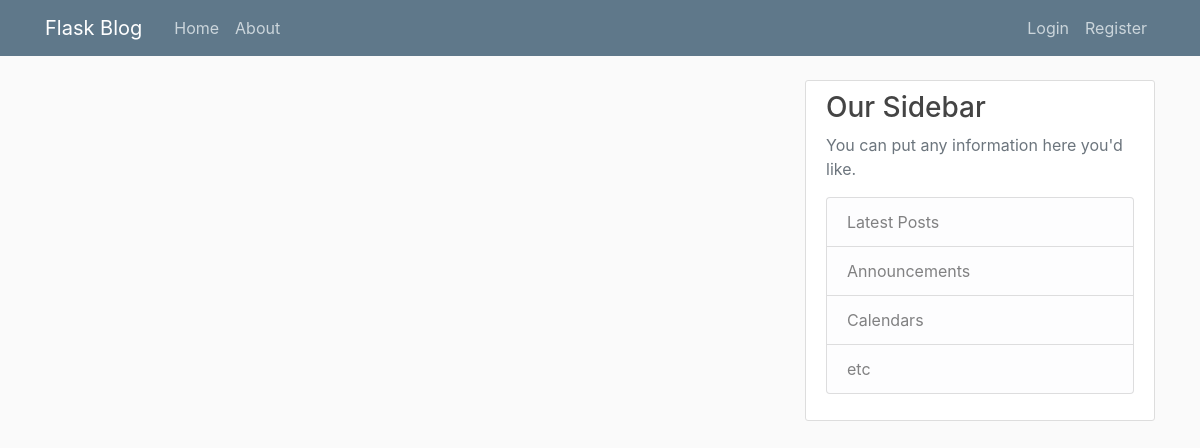
Page /home on the earlier database version.
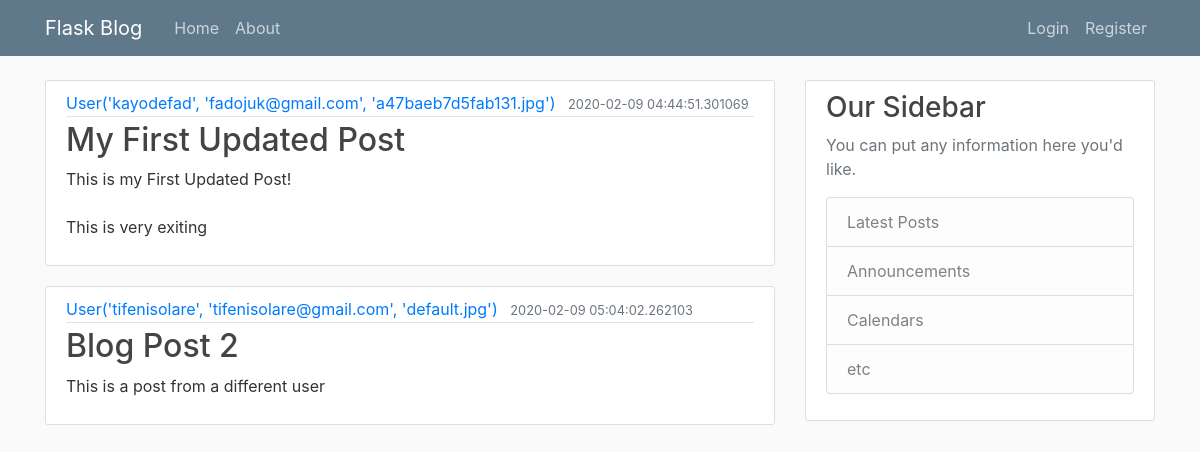
Same page on the later database version.
### vggblog/models.py (models this page shows, shortened)
class Post(db.Model):
  id = db.Column(db.Integer, primary_key=True)
  title = db.Column(db.String(100), nullable=False)
  date_posted = db.Column(db.DateTime, nullable=False, default=datetime.utcnow)
  content = db.Column(db.Text, nullable=False)
  user_id = db.Column(db.Integer, db.ForeignKey('user.id'), nullable=False)

class User(db.Model, UserMixin):
  id = db.Column(db.Integer, primary_key=True)
  username = db.Column(db.String(20), unique=True, nullable=False)
  email = db.Column(db.String(120), unique=True, nullable=False)
  image_file = db.Column(db.String(20), nullable=False, default='default.jpg')
  password = db.Column(db.String(60), nullable=False)
  posts = db.relationship('Post', backref='author', lazy=True)
  def __repr__(self):
    return f"User('{self.username}', '{self.email}', '{self.image_file}')"

### vggblog/routes.py (the view)
@app.route('/')
@app.route('/home')
def home():
    posts = Post.query.all()
    return render_template('home.html', posts=posts)

### vggblog/templates/home.html
{% extends "layout.html" %}
{% block content %}
  {% for post in posts %}
  <article class="media content-section">
    <div class="media-body">
      <div class="article-metadata">
        <a class="mr-2" href="#">{{ post.author }}</a>
        <small class="text-muted">{{ post.date_posted }}</small>
      </div>
      <h2><a class="article-title" href="#">{{ post.title }}</a></h2>
      <p class="article-content">{{ post.content }}</p>
    </div>
  </article>
  {% endfor %}
{% endblock content %}

### vggblog/templates/layout.html (shortened to what this page needs)
<!DOCTYPE html>
<html lang="en">
  <head>
    <link
      rel="stylesheet"
      href="https://stackpath.bootstrapcdn.com/bootstrap/4.4.1/css/bootstrap.min.css"
    />
    <link rel="stylesheet" type="text/css" href="{{ url_for('static', filename='main.css') }}">
  </head>
  <body>
    <header class="site-header">
      <nav class="navbar navbar-expand-md navbar-dark bg-steel fixed-top">
        <div class="container">
          <a class="navbar-brand mr-4" href="/">Flask Blog</a>
          <div class="collapse navbar-collapse" id="navbarToggle">
            <div class="navbar-nav mr-auto">
              <a class="nav-item nav-link" href="{{ url_for('home') }}">Home</a>
              <a class="nav-item nav-link" href="{{ url_for('about') }}">About</a>
            </div>
            <div class="navbar-nav">
              {% if current_user.is_authenticated %}
              <a class="nav-item nav-link" href="{{ url_for('new_post') }}">New Post</a>
              <a class="nav-item nav-link" href="{{ url_for('account') }}">Account</a>
              <a class="nav-item nav-link" href="{{ url_for('logout') }}">Logout</a>
              {% else %}
              <a class="nav-item nav-link" href="{{ url_for('login') }}">Login</a>
              <a class="nav-item nav-link" href="{{ url_for('register') }}">Register</a>
              {% endif %}
            </div>
          </div>
        </div>
      </nav>
    </header>
    <main role="main" class="container">
    <div class="row">
      <div class="col-md-8">
        {% block content %}{% endblock %}
      </div>
      <div class="col-md-4">
        <div class="content-section">
          <h3>Our Sidebar</h3>
          <p class='text-muted'>You can put any information here you'd like.
            <ul class="list-group">
              <li class="list-group-item list-group-item-light">Latest Posts</li>
              <li class="list-group-item list-group-item-light">Announcements</li>
              <li class="list-group-item list-group-item-light">Calendars</li>
              <li class="list-group-item list-group-item-light">etc</li>
            </ul>
          </p>
        </div>
      </div>
    </div>
    </main>
  </body>
</html>

### vggblog/static/main.css (style rules this page uses)
body { background: #fafafa; color: #333333; margin-top: 5rem; }
h1, h2, h3, h4, h5, h6 { color: #444444; }
ul { margin: 0; }
.bg-steel { background-color: #5f788a; }
.site-header .navbar-nav .nav-link { color: #cbd5db; }
.content-section { background: #ffffff; padding: 10px 20px; border: 1px solid #dddddd; border-radius: 3px; margin-bottom: 20px; }
.article-title { color: #444444; }
.article-content { white-space: pre-line; }
.article-metadata { padding-bottom: 1px; margin-bottom: 4px; border-bottom: 1px solid #e3e3e3 }

Differences in the rows shown:
added Post: author "User('kayodefad', 'fadojuk@gmail.com', 'a47baeb7d5fab131.jpg')", date_posted "2020-02-09 04:44:51.301069", title "My First Updated Post", content "This is my First Updated Post! This is very exiting"
added Post: author "User('tifenisolare', 'tifenisolare@gmail.com', 'default.jpg')", date_posted "2020-02-09 05:04:02.262103", title "Blog Post 2", content "This is a post from a different user"
